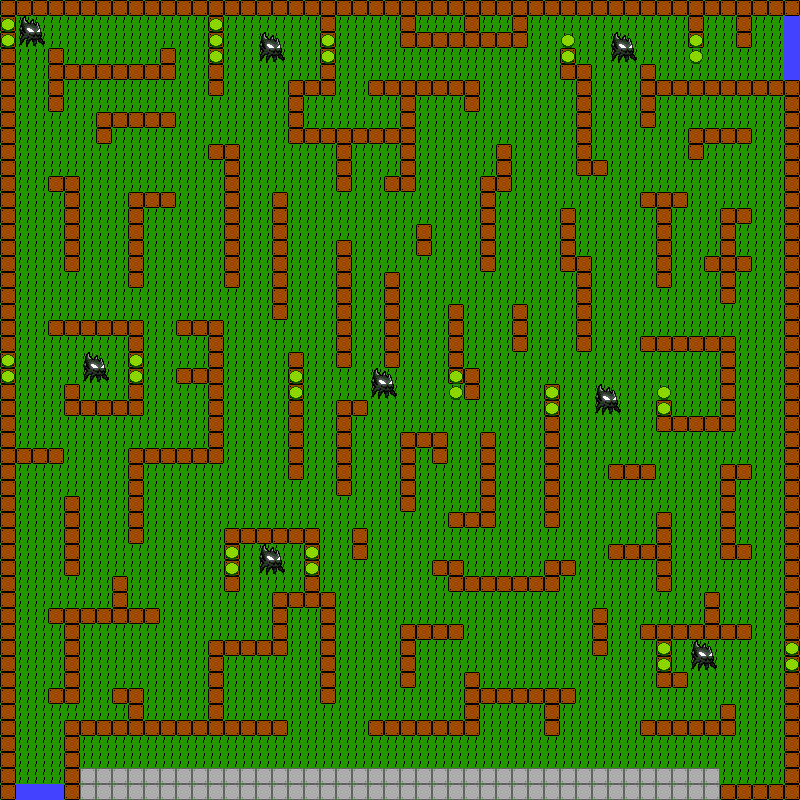

Tiled map render using the project's own tile images. Description and the map definition, with tile-layer contents summarised, below:
An orthogonal 50x50 tile map with 16x16 px tiles, 7 tile layers (back, stena, enemy, enemy_block, ...), 2 tilesets.

<map version="1.4" tiledversion="1.4.3" orientation="orthogonal" renderorder="right-down" width="50" height="50" tilewidth="16" tileheight="16" infinite="0" nextlayerid="8" nextobjectid="1">
 <tileset firstgid="1" source="tileset_gutter.tsx" />
 <tileset firstgid="925" source="Enemy.tsx" />
 <layer id="1" name="back" width="50" height="50">
  <data>[2500 cells, 2500 non-empty, 1 distinct tile ids]</data>
 </layer>
 <layer id="2" name="stena" width="50" height="50">
  <data>[2500 cells, 678 non-empty, 3 distinct tile ids]</data>
 </layer>
 <layer id="6" name="enemy" width="50" height="50">
  <data>[2500 cells, 8 non-empty, 1 distinct tile ids]</data>
 </layer>
 <layer id="7" name="enemy_block" width="50" height="50">
  <data>[2500 cells, 31 non-empty, 1 distinct tile ids]</data>
 </layer>
 <layer id="3" name="vxod" width="50" height="50">
  <data>[2500 cells, 4 non-empty, 1 distinct tile ids]</data>
 </layer>
 <layer id="4" name="start" width="50" height="50">
  <data>[2500 cells, 3 non-empty, 1 distinct tile ids]</data>
 </layer>
 <layer id="5" name="finish" width="50" height="50">
  <data>[2500 cells, 0 non-empty, 0 distinct tile ids]</data>
 </layer>
</map>
